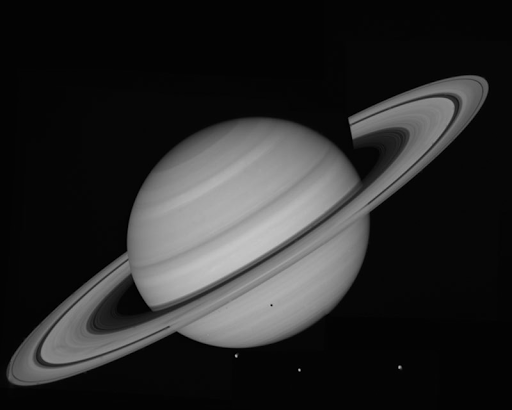
#> input picture images/saturn.png, 512 x 410 px
$ jupyter execute --allow-errors Linearity_and_Convolution.ipynb
#> lines starting #> are read from the running program, lines starting #| are printed output that depends on the picture
[cell 1]
import numpy as np
import cv2 as cv
import matplotlib.pyplot as plt
from scipy import signal
from skimage.util import random_noise
from skimage import io, img_as_ubyte, filters

[cell 2]
saturn = io.imread('images/saturn.png')
#> saturn is the input picture: shape (410, 512); min 0, max 198, mean 41
print(saturn.shape)
#| (410, 512)
io.imshow(saturn)
io.show()

[cell 3]
# convolve an impulse signal with an image
# will get you back the original image
impulse = signal.unit_impulse((3,3), (1, 1))
print(impulse)

[cell 4]
output = cv.filter2D(src=saturn, ddepth=-1, kernel=impulse)

[cell 5]
plt.imshow(output, cmap='gray')
plt.show()

[cell 6]
# get Gaussian Kernel
size = 3
sigma = 1
kernel = cv.getGaussianKernel(size, sigma)
print(kernel)
gaussian_kernel = kernel * kernel.transpose()
print(gaussian_kernel)

[cell 7]
# Explore Edge Options
leaves = cv.imread('images/fall-leaves.png')
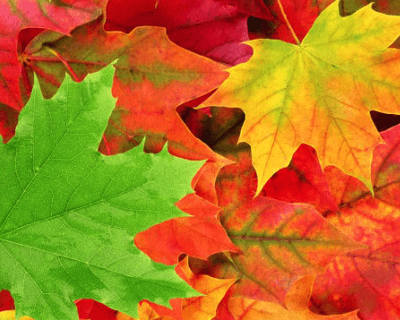
#> input picture images/fall-leaves.png, 400 x 320 px
#> leaves is the input picture: shape (320, 400, 3); mean B, G, R 30.5, 115.6, 179.4
plt.imshow(leaves[..., ::-1])
plt.show()

[cell 8]
# create a Gaussian filter
filter_size = 21
filter_sigma = 3
filter = cv.getGaussianKernel(filter_size, filter_sigma)
filter = filter * filter.transpose()

[cell 9]
# apply filter and specify edge parameter
smoothed = cv.filter2D(src=leaves, ddepth=-1, kernel=filter, borderType=cv.BORDER_WRAP)
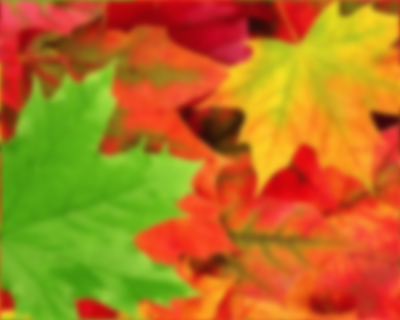
#> smoothed: shape (320, 400, 3); mean B, G, R 30.5, 115.9, 179.3
cv.imwrite('smoothed.png', smoothed)
plt.imshow(smoothed[..., ::-1])
plt.show()

## Convolved an Image with a Shifted Impulse
Convolving an image with a filter, say shifted to the right as seen below will give us the original mage shifted to the left.

[cell 10]
# what if we convolve an image with
# 0 0 0
# 0 0 1
# 0 0 0
# what we get is the original image shifted to the left
shifted_impulse = signal.unit_impulse((3, 3), (1, 2))
print(shifted_impulse)

[cell 11]
# convolve saturn with the shifted impulse
output = cv.filter2D(src=saturn, ddepth=-1, kernel=shifted_impulse)

[cell 12]
fig, ax = plt.subplots(1, 2)
ax[0].imshow(saturn, cmap='gray')
ax[1].imshow(output, cmap='gray')
plt.show()
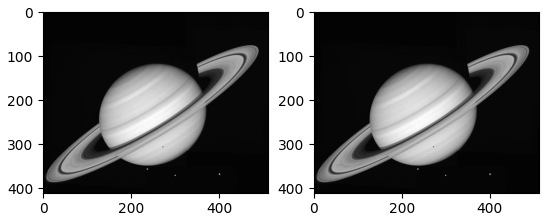
#> figure drawn by matplotlib, 2 panels

[cell 13]
blood_cells = cv.imread('images/blood-cells.png', 0)
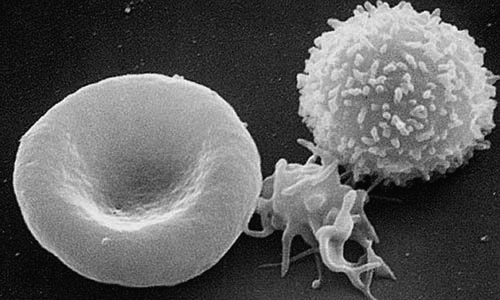
#> input picture images/blood-cells.png, 500 x 300 px
#> blood_cells is the input picture: shape (300, 500); min 5, max 255, mean 94.5

## Apply an Unsharp mask to an Image
Filtering an image with an unsharp mask is the process of removing the blur from the image thereby making the image sharper.

[cell 14]
# unsharp mask
blur_filter = np.ones((3, 3), dtype=np.float32)
blur_filter = (1 / 9) * blur_filter
sharp_filter = signal.unit_impulse((3, 3), (1, 1)) * 2

[cell 15]
# subtracting the sharp_filter from the blur filter
unsharp_mask = sharp_filter - blur_filter

[cell 16]
# applying it to the blood-cells image
output = cv.filter2D(src=blood_cells, ddepth=-1, kernel=unsharp_mask)
#> output: shape (300, 500)

[cell 17]
# plot both the original image and the sharper image
# cv.imwrite("sharper.png", output)
fig, ax = plt.subplots(1, 2)
ax[0].imshow(blood_cells, cmap='gray')
ax[1].imshow(output, cmap='gray')
plt.show()

## Median Filter
Median filter is good for getting rid of noise that add sudden spikes to the pixels in the image, e.g salt and pepper noise. They are also called edge preservers and they work by replacing the pixel with the median in the filter.

[cell 18]
moon = cv.imread('images/moon.png', 0)
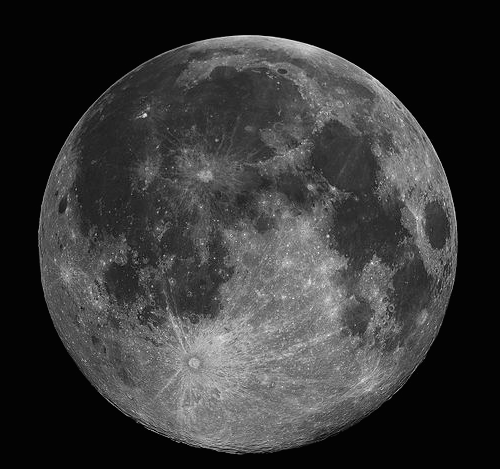
#> input picture images/moon.png, 500 x 469 px
#> moon is the input picture: shape (469, 500); min 3, max 255, mean 55.1
